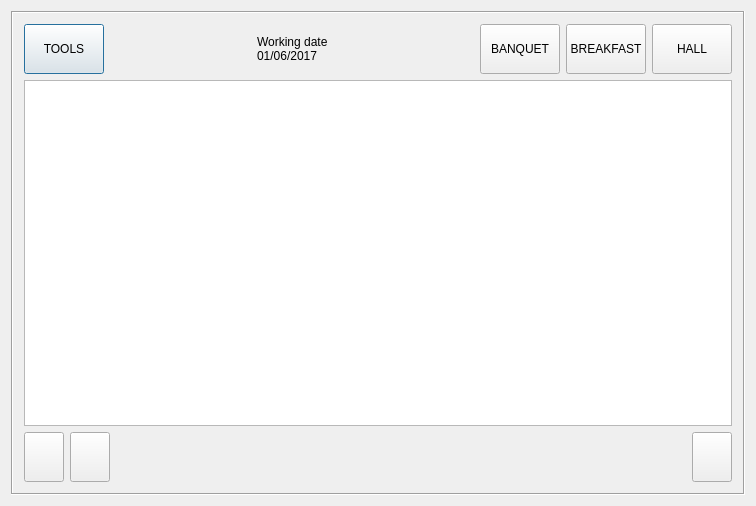
<?xml version="1.0" encoding="UTF-8"?>
<ui version="4.0">
 <class>RFace</class>
 <widget class="QDialog" name="RFace">
  <property name="geometry">
   <rect>
    <x>0</x>
    <y>0</y>
    <width>756</width>
    <height>506</height>
   </rect>
  </property>
  <property name="windowTitle">
   <string>RFace</string>
  </property>
  <layout class="QVBoxLayout" name="verticalLayout_2">
   <item>
    <widget class="QFrame" name="frame">
     <property name="frameShape">
      <enum>QFrame::Box</enum>
     </property>
     <property name="frameShadow">
      <enum>QFrame::Sunken</enum>
     </property>
     <layout class="QVBoxLayout" name="verticalLayout">
      <item>
       <layout class="QHBoxLayout" name="horizontalLayout">
        <item>
         <widget class="QPushButton" name="btnTools">
          <property name="minimumSize">
           <size>
            <width>0</width>
            <height>0</height>
           </size>
          </property>
          <property name="maximumSize">
           <size>
            <width>555</width>
            <height>555</height>
           </size>
          </property>
          <property name="text">
           <string>TOOLS</string>
          </property>
          <property name="icon">
           <iconset resource="res.qrc">
            <normaloff>:/images/settings.png</normaloff>:/images/settings.png</iconset>
          </property>
         </widget>
        </item>
        <item>
         <spacer name="horizontalSpacer_2">
          <property name="orientation">
           <enum>Qt::Horizontal</enum>
          </property>
          <property name="sizeHint" stdset="0">
           <size>
            <width>40</width>
            <height>20</height>
           </size>
          </property>
         </spacer>
        </item>
        <item>
         <widget class="QWidget" name="widget" native="true">
          <layout class="QVBoxLayout" name="verticalLayout_3">
           <item>
            <widget class="QLabel" name="lbWorkingDate">
             <property name="text">
              <string>Working date
01/06/2017</string>
             </property>
            </widget>
           </item>
          </layout>
         </widget>
        </item>
        <item>
         <spacer name="horizontalSpacer">
          <property name="orientation">
           <enum>Qt::Horizontal</enum>
          </property>
          <property name="sizeHint" stdset="0">
           <size>
            <width>40</width>
            <height>20</height>
           </size>
          </property>
         </spacer>
        </item>
        <item>
         <widget class="QPushButton" name="btnBanket">
          <property name="minimumSize">
           <size>
            <width>0</width>
            <height>0</height>
           </size>
          </property>
          <property name="maximumSize">
           <size>
            <width>555</width>
            <height>555</height>
           </size>
          </property>
          <property name="text">
           <string>BANQUET</string>
          </property>
          <property name="icon">
           <iconset resource="res.qrc">
            <normaloff>:/images/banket.png</normaloff>:/images/banket.png</iconset>
          </property>
         </widget>
        </item>
        <item>
         <widget class="QPushButton" name="btnBreakFast">
          <property name="maximumSize">
           <size>
            <width>555</width>
            <height>555</height>
           </size>
          </property>
          <property name="text">
           <string>BREAKFAST</string>
          </property>
          <property name="icon">
           <iconset resource="res.qrc">
            <normaloff>:/images/dinner.png</normaloff>:/images/dinner.png</iconset>
          </property>
         </widget>
        </item>
        <item>
         <widget class="QPushButton" name="btnChangeHall">
          <property name="maximumSize">
           <size>
            <width>548</width>
            <height>555</height>
           </size>
          </property>
          <property name="focusPolicy">
           <enum>Qt::NoFocus</enum>
          </property>
          <property name="text">
           <string>HALL</string>
          </property>
          <property name="icon">
           <iconset resource="res.qrc">
            <normaloff>:/images/hall.png</normaloff>:/images/hall.png</iconset>
          </property>
         </widget>
        </item>
       </layout>
      </item>
      <item>
       <widget class="QTableWidget" name="tblTables">
        <property name="verticalScrollBarPolicy">
         <enum>Qt::ScrollBarAlwaysOff</enum>
        </property>
        <property name="horizontalScrollBarPolicy">
         <enum>Qt::ScrollBarAlwaysOff</enum>
        </property>
        <property name="editTriggers">
         <set>QAbstractItemView::NoEditTriggers</set>
        </property>
        <property name="selectionMode">
         <enum>QAbstractItemView::SingleSelection</enum>
        </property>
        <property name="showGrid">
         <bool>false</bool>
        </property>
        <attribute name="horizontalHeaderVisible">
         <bool>false</bool>
        </attribute>
        <attribute name="verticalHeaderVisible">
         <bool>false</bool>
        </attribute>
        <attribute name="verticalHeaderDefaultSectionSize">
         <number>60</number>
        </attribute>
       </widget>
      </item>
      <item>
       <widget class="QWidget" name="widget_2" native="true">
        <layout class="QHBoxLayout" name="horizontalLayout_2">
         <property name="leftMargin">
          <number>0</number>
         </property>
         <property name="topMargin">
          <number>0</number>
         </property>
         <property name="rightMargin">
          <number>0</number>
         </property>
         <property name="bottomMargin">
          <number>0</number>
         </property>
         <item>
          <widget class="QPushButton" name="btnUp">
           <property name="minimumSize">
            <size>
             <width>0</width>
             <height>50</height>
            </size>
           </property>
           <property name="focusPolicy">
            <enum>Qt::NoFocus</enum>
           </property>
           <property name="text">
            <string/>
           </property>
           <property name="icon">
            <iconset resource="res.qrc">
             <normaloff>:/images/up.png</normaloff>:/images/up.png</iconset>
           </property>
          </widget>
         </item>
         <item>
          <widget class="QPushButton" name="btnDown">
           <property name="minimumSize">
            <size>
             <width>0</width>
             <height>50</height>
            </size>
           </property>
           <property name="focusPolicy">
            <enum>Qt::NoFocus</enum>
           </property>
           <property name="text">
            <string/>
           </property>
           <property name="icon">
            <iconset resource="res.qrc">
             <normaloff>:/images/down.png</normaloff>:/images/down.png</iconset>
           </property>
          </widget>
         </item>
         <item>
          <spacer name="horizontalSpacer_3">
           <property name="orientation">
            <enum>Qt::Horizontal</enum>
           </property>
           <property name="sizeHint" stdset="0">
            <size>
             <width>607</width>
             <height>20</height>
            </size>
           </property>
          </spacer>
         </item>
         <item>
          <widget class="QPushButton" name="btnExit">
           <property name="minimumSize">
            <size>
             <width>0</width>
             <height>50</height>
            </size>
           </property>
           <property name="maximumSize">
            <size>
             <width>100</width>
             <height>16777215</height>
            </size>
           </property>
           <property name="focusPolicy">
            <enum>Qt::NoFocus</enum>
           </property>
           <property name="text">
            <string/>
           </property>
          </widget>
         </item>
        </layout>
       </widget>
      </item>
     </layout>
    </widget>
   </item>
  </layout>
 </widget>
 <layoutdefault spacing="6" margin="11"/>
 <resources>
  <include location="res.qrc"/>
 </resources>
 <connections/>
 <slots>
  <slot>login()</slot>
 </slots>
</ui>
